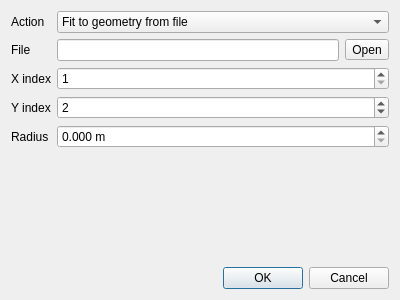
<?xml version="1.0" encoding="UTF-8"?>
<ui version="4.0">
 <class>FitDialog</class>
 <widget class="QDialog" name="FitDialog">
  <property name="geometry">
   <rect>
    <x>0</x>
    <y>0</y>
    <width>400</width>
    <height>300</height>
   </rect>
  </property>
  <property name="windowTitle">
   <string>Fit geometry</string>
  </property>
  <property name="windowIcon">
   <iconset theme="view-fullscreen"/>
  </property>
  <layout class="QGridLayout" name="gridLayout">
   <item row="0" column="0">
    <widget class="QLabel" name="actionLabel">
     <property name="text">
      <string>Action</string>
     </property>
    </widget>
   </item>
   <item row="0" column="1">
    <widget class="QComboBox" name="actionBox">
     <item>
      <property name="text">
       <string>Fit to geometry from file</string>
      </property>
     </item>
     <item>
      <property name="text">
       <string>Unify existing geometry</string>
      </property>
     </item>
    </widget>
   </item>
   <item row="1" column="0">
    <widget class="QLabel" name="fileLabel">
     <property name="text">
      <string>File</string>
     </property>
    </widget>
   </item>
   <item row="1" column="1">
    <layout class="QHBoxLayout" name="horizontalLayout">
     <item>
      <widget class="QLineEdit" name="fileEdit">
       <property name="readOnly">
        <bool>true</bool>
       </property>
      </widget>
     </item>
     <item>
      <widget class="QToolButton" name="toolButton">
       <property name="text">
        <string>Open</string>
       </property>
       <property name="icon">
        <iconset theme="document-open">
         <normaloff>.</normaloff>.</iconset>
       </property>
      </widget>
     </item>
    </layout>
   </item>
   <item row="2" column="0">
    <widget class="QLabel" name="xLabel">
     <property name="text">
      <string>X index</string>
     </property>
    </widget>
   </item>
   <item row="2" column="1">
    <widget class="QSpinBox" name="xSpin">
     <property name="minimum">
      <number>1</number>
     </property>
     <property name="maximum">
      <number>9</number>
     </property>
     <property name="value">
      <number>1</number>
     </property>
    </widget>
   </item>
   <item row="3" column="0">
    <widget class="QLabel" name="yLabel">
     <property name="text">
      <string>Y index</string>
     </property>
    </widget>
   </item>
   <item row="3" column="1">
    <widget class="QSpinBox" name="ySpin">
     <property name="minimum">
      <number>1</number>
     </property>
     <property name="maximum">
      <number>9</number>
     </property>
     <property name="value">
      <number>2</number>
     </property>
    </widget>
   </item>
   <item row="4" column="0">
    <widget class="QLabel" name="radiusLabel">
     <property name="text">
      <string>Radius</string>
     </property>
    </widget>
   </item>
   <item row="4" column="1">
    <widget class="QDoubleSpinBox" name="radiusSpin">
     <property name="suffix">
      <string> m</string>
     </property>
     <property name="decimals">
      <number>3</number>
     </property>
     <property name="maximum">
      <double>5.000000000000000</double>
     </property>
     <property name="singleStep">
      <double>0.010000000000000</double>
     </property>
    </widget>
   </item>
   <item row="5" column="0" colspan="2">
    <spacer name="verticalSpacer">
     <property name="orientation">
      <enum>Qt::Vertical</enum>
     </property>
     <property name="sizeHint" stdset="0">
      <size>
       <width>368</width>
       <height>107</height>
      </size>
     </property>
    </spacer>
   </item>
   <item row="6" column="0" colspan="2">
    <widget class="QDialogButtonBox" name="buttonBox">
     <property name="orientation">
      <enum>Qt::Horizontal</enum>
     </property>
     <property name="standardButtons">
      <set>QDialogButtonBox::Cancel|QDialogButtonBox::Ok</set>
     </property>
    </widget>
   </item>
  </layout>
 </widget>
 <resources/>
 <connections>
  <connection>
   <sender>buttonBox</sender>
   <signal>accepted()</signal>
   <receiver>FitDialog</receiver>
   <slot>accept()</slot>
   <hints>
    <hint type="sourcelabel">
     <x>227</x>
     <y>284</y>
    </hint>
    <hint type="destinationlabel">
     <x>157</x>
     <y>274</y>
    </hint>
   </hints>
  </connection>
  <connection>
   <sender>buttonBox</sender>
   <signal>rejected()</signal>
   <receiver>FitDialog</receiver>
   <slot>reject()</slot>
   <hints>
    <hint type="sourcelabel">
     <x>295</x>
     <y>290</y>
    </hint>
    <hint type="destinationlabel">
     <x>286</x>
     <y>274</y>
    </hint>
   </hints>
  </connection>
  <connection>
   <sender>xSpin</sender>
   <signal>valueChanged(int)</signal>
   <receiver>FitDialog</receiver>
   <slot>fitParametersChanged()</slot>
   <hints>
    <hint type="sourcelabel">
     <x>329</x>
     <y>77</y>
    </hint>
    <hint type="destinationlabel">
     <x>524</x>
     <y>93</y>
    </hint>
   </hints>
  </connection>
  <connection>
   <sender>ySpin</sender>
   <signal>valueChanged(int)</signal>
   <receiver>FitDialog</receiver>
   <slot>fitParametersChanged()</slot>
   <hints>
    <hint type="sourcelabel">
     <x>353</x>
     <y>113</y>
    </hint>
    <hint type="destinationlabel">
     <x>478</x>
     <y>122</y>
    </hint>
   </hints>
  </connection>
  <connection>
   <sender>radiusSpin</sender>
   <signal>valueChanged(double)</signal>
   <receiver>FitDialog</receiver>
   <slot>fitParametersChanged()</slot>
   <hints>
    <hint type="sourcelabel">
     <x>337</x>
     <y>138</y>
    </hint>
    <hint type="destinationlabel">
     <x>495</x>
     <y>168</y>
    </hint>
   </hints>
  </connection>
  <connection>
   <sender>actionBox</sender>
   <signal>currentIndexChanged(int)</signal>
   <receiver>FitDialog</receiver>
   <slot>actionIndexChanged(int)</slot>
   <hints>
    <hint type="sourcelabel">
     <x>377</x>
     <y>15</y>
    </hint>
    <hint type="destinationlabel">
     <x>525</x>
     <y>35</y>
    </hint>
   </hints>
  </connection>
  <connection>
   <sender>toolButton</sender>
   <signal>clicked()</signal>
   <receiver>FitDialog</receiver>
   <slot>openButtonClicked()</slot>
   <hints>
    <hint type="sourcelabel">
     <x>380</x>
     <y>45</y>
    </hint>
    <hint type="destinationlabel">
     <x>458</x>
     <y>45</y>
    </hint>
   </hints>
  </connection>
 </connections>
 <slots>
  <slot>fitParametersChanged()</slot>
  <slot>actionIndexChanged(int)</slot>
  <slot>openButtonClicked()</slot>
 </slots>
</ui>
